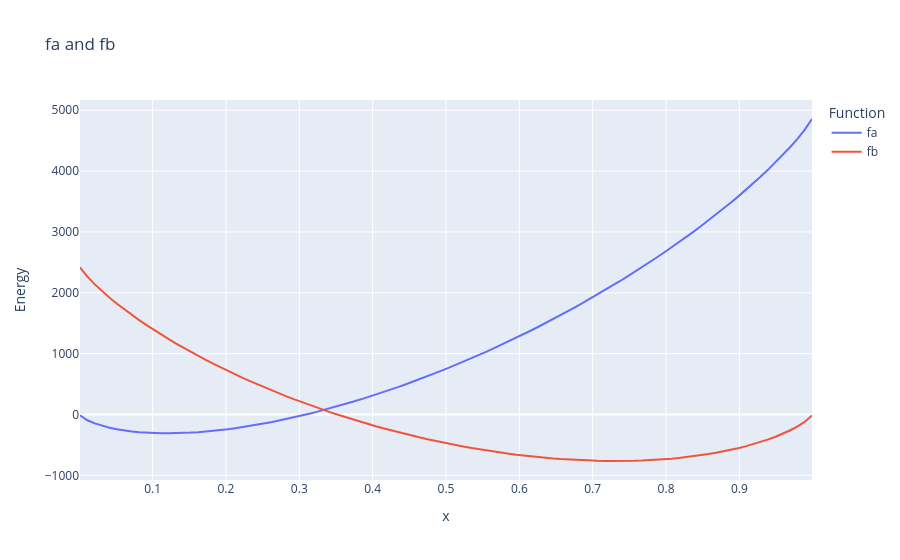

Notebook code cell kept with this figure:
### Markdown cell above
The elastic strain relaxes the lattice constraint. For reference, we can visualize $f^a$ and $f^b$ assuming the lattice constraint still holds; $c_0^a+c_1^a = V^a = 1$.

### Code cell
x_values = np.linspace(0.001, .999, 100)
ya = fa(c0a=x_values, c1a=1-x_values, Va = 1)
yb = fb(c0b=x_values, c1b=1-x_values, Vb = 1)

fig = go.Figure()
fig.add_trace(go.Scatter(x=x_values, y=ya, mode='lines', name='fa'))
fig.add_trace(go.Scatter(x=x_values, y=yb, mode='lines', name='fb'))
fig.update_layout(
    xaxis_title='x',
    yaxis_title='Energy',
    title='fa and fb',
    legend_title='Function'
)
fig.show()
